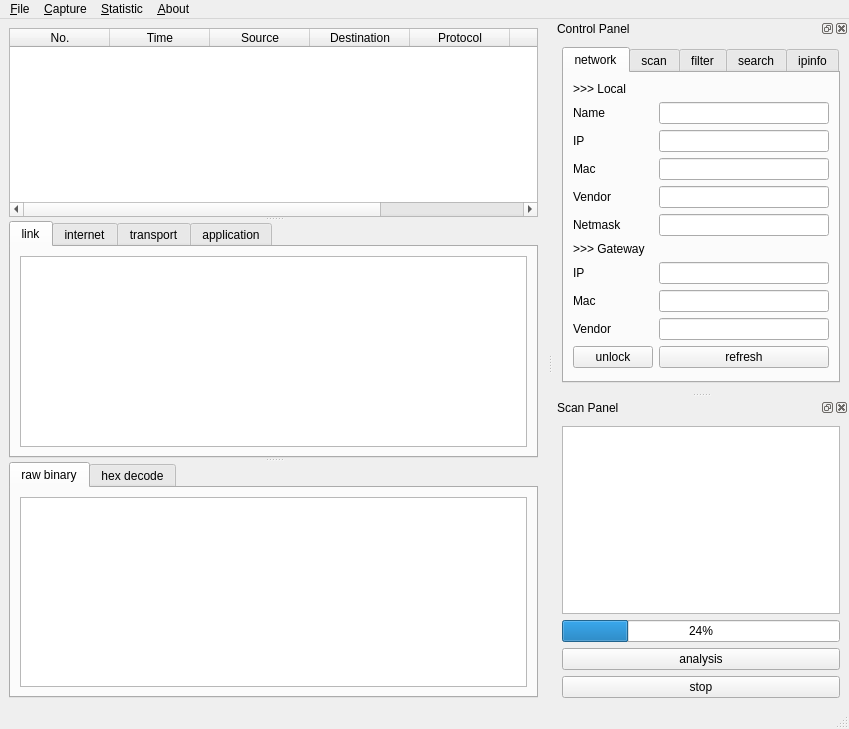
<?xml version="1.0" encoding="UTF-8"?>
<ui version="4.0">
 <class>MainWindow</class>
 <widget class="QMainWindow" name="MainWindow">
  <property name="geometry">
   <rect>
    <x>0</x>
    <y>0</y>
    <width>849</width>
    <height>729</height>
   </rect>
  </property>
  <property name="windowTitle">
   <string>MainWindow</string>
  </property>
  <widget class="QWidget" name="centralwidget">
   <layout class="QHBoxLayout" name="horizontalLayout_8">
    <item>
     <widget class="QSplitter" name="splitter">
      <property name="orientation">
       <enum>Qt::Vertical</enum>
      </property>
      <widget class="QTableWidget" name="conciseInfoTable">
       <property name="showGrid">
        <bool>false</bool>
       </property>
       <column>
        <property name="text">
         <string>No.</string>
        </property>
       </column>
       <column>
        <property name="text">
         <string>Time</string>
        </property>
       </column>
       <column>
        <property name="text">
         <string>Source</string>
        </property>
       </column>
       <column>
        <property name="text">
         <string>Destination</string>
        </property>
       </column>
       <column>
        <property name="text">
         <string>Protocol</string>
        </property>
       </column>
       <column>
        <property name="text">
         <string>Length</string>
        </property>
       </column>
       <column>
        <property name="text">
         <string>Info</string>
        </property>
       </column>
      </widget>
      <widget class="QTabWidget" name="verboseInfoTab">
       <property name="currentIndex">
        <number>0</number>
       </property>
       <widget class="QWidget" name="linkTab">
        <attribute name="title">
         <string>link</string>
        </attribute>
        <layout class="QVBoxLayout" name="verticalLayout_7">
         <item>
          <widget class="QPlainTextEdit" name="linkTextEdit"/>
         </item>
        </layout>
       </widget>
       <widget class="QWidget" name="interTab">
        <attribute name="title">
         <string>internet</string>
        </attribute>
        <layout class="QVBoxLayout" name="verticalLayout_6">
         <item>
          <widget class="QPlainTextEdit" name="interTextEdit"/>
         </item>
        </layout>
       </widget>
       <widget class="QWidget" name="transTab">
        <attribute name="title">
         <string>transport</string>
        </attribute>
        <layout class="QVBoxLayout" name="verticalLayout_5">
         <item>
          <widget class="QPlainTextEdit" name="TransTextEdit"/>
         </item>
        </layout>
       </widget>
       <widget class="QWidget" name="appTab">
        <attribute name="title">
         <string>application</string>
        </attribute>
        <layout class="QVBoxLayout" name="verticalLayout_4">
         <item>
          <widget class="QPlainTextEdit" name="appTextEdit"/>
         </item>
        </layout>
       </widget>
      </widget>
      <widget class="QTabWidget" name="decodeInfoTab">
       <property name="currentIndex">
        <number>0</number>
       </property>
       <widget class="QWidget" name="rawTab">
        <attribute name="title">
         <string>raw binary</string>
        </attribute>
        <layout class="QVBoxLayout" name="verticalLayout_8">
         <item>
          <widget class="QPlainTextEdit" name="rawTextEdit"/>
         </item>
        </layout>
       </widget>
       <widget class="QWidget" name="hexTab">
        <attribute name="title">
         <string>hex decode</string>
        </attribute>
        <layout class="QVBoxLayout" name="verticalLayout_9">
         <item>
          <widget class="QPlainTextEdit" name="hexTextEdit"/>
         </item>
        </layout>
       </widget>
      </widget>
     </widget>
    </item>
   </layout>
  </widget>
  <widget class="QMenuBar" name="menubar">
   <property name="geometry">
    <rect>
     <x>0</x>
     <y>0</y>
     <width>849</width>
     <height>26</height>
    </rect>
   </property>
   <widget class="QMenu" name="menu_File">
    <property name="title">
     <string>&amp;File</string>
    </property>
    <widget class="QMenu" name="menu_export">
     <property name="title">
      <string>&amp;export</string>
     </property>
     <widget class="QMenu" name="menuNetwork_info">
      <property name="title">
       <string>&amp;network info</string>
      </property>
      <addaction name="actionExportCSV"/>
      <addaction name="actionExportJSON"/>
      <addaction name="actionExportPlain"/>
     </widget>
     <widget class="QMenu" name="menuLAN_info">
      <property name="title">
       <string>&amp;LAN info</string>
      </property>
      <addaction name="actionLANCSV"/>
      <addaction name="actionLANJSON"/>
      <addaction name="actionLANPlain"/>
     </widget>
     <widget class="QMenu" name="menuPackets_info">
      <property name="title">
       <string>&amp;packets info</string>
      </property>
      <addaction name="actionPktCSV"/>
      <addaction name="actionPktJSON"/>
      <addaction name="actionPktPlain"/>
     </widget>
     <addaction name="menuNetwork_info"/>
     <addaction name="menuLAN_info"/>
     <addaction name="menuPackets_info"/>
    </widget>
    <addaction name="action_Save"/>
    <addaction name="action_Open"/>
    <addaction name="separator"/>
    <addaction name="menu_export"/>
    <addaction name="separator"/>
    <addaction name="action_close"/>
   </widget>
   <widget class="QMenu" name="menuCapture">
    <property name="title">
     <string>&amp;Capture</string>
    </property>
    <addaction name="action_Start"/>
    <addaction name="separator"/>
    <addaction name="action_Stop"/>
    <addaction name="separator"/>
    <addaction name="action_Restart"/>
   </widget>
   <widget class="QMenu" name="menuStatistic">
    <property name="title">
     <string>&amp;Statistic</string>
    </property>
    <widget class="QMenu" name="menu_protocol">
     <property name="title">
      <string>&amp;protocol</string>
     </property>
     <addaction name="action_ProBar"/>
     <addaction name="action_ProHbar"/>
     <addaction name="action_ProPie"/>
    </widget>
    <widget class="QMenu" name="menu_length">
     <property name="title">
      <string>&amp;length</string>
     </property>
     <addaction name="action_LenBar"/>
     <addaction name="action_LenHbar"/>
     <addaction name="action_LenPie"/>
    </widget>
    <widget class="QMenu" name="menu_time">
     <property name="title">
      <string>&amp;time</string>
     </property>
     <addaction name="action_TimeBar"/>
     <addaction name="action_TimeHbar"/>
     <addaction name="action_TimePie"/>
    </widget>
    <addaction name="menu_protocol"/>
    <addaction name="menu_length"/>
    <addaction name="menu_time"/>
   </widget>
   <widget class="QMenu" name="menuAbout">
    <property name="title">
     <string>&amp;About</string>
    </property>
    <addaction name="action_Help"/>
    <addaction name="separator"/>
    <addaction name="action_Author"/>
    <addaction name="separator"/>
    <addaction name="action_Rank"/>
   </widget>
   <addaction name="menu_File"/>
   <addaction name="menuCapture"/>
   <addaction name="menuStatistic"/>
   <addaction name="menuAbout"/>
  </widget>
  <widget class="QStatusBar" name="statusbar"/>
  <widget class="QDockWidget" name="controlDock">
   <property name="enabled">
    <bool>true</bool>
   </property>
   <property name="floating">
    <bool>false</bool>
   </property>
   <property name="windowTitle">
    <string>Control Panel</string>
   </property>
   <attribute name="dockWidgetArea">
    <number>2</number>
   </attribute>
   <widget class="QWidget" name="controlDockContents">
    <layout class="QHBoxLayout" name="horizontalLayout_2">
     <item>
      <widget class="QTabWidget" name="controlTabManage">
       <property name="currentIndex">
        <number>0</number>
       </property>
       <property name="tabBarAutoHide">
        <bool>false</bool>
       </property>
       <widget class="QWidget" name="networkTab">
        <attribute name="title">
         <string>network</string>
        </attribute>
        <layout class="QFormLayout" name="formLayout">
         <item row="1" column="0">
          <widget class="QLabel" name="nameLabel">
           <property name="text">
            <string>Name</string>
           </property>
          </widget>
         </item>
         <item row="1" column="1">
          <widget class="QLineEdit" name="nameLineEdit"/>
         </item>
         <item row="2" column="0">
          <widget class="QLabel" name="ipLabel">
           <property name="text">
            <string>IP</string>
           </property>
          </widget>
         </item>
         <item row="2" column="1">
          <widget class="QLineEdit" name="ipLineEdit"/>
         </item>
         <item row="3" column="0">
          <widget class="QLabel" name="macLabel">
           <property name="text">
            <string>Mac</string>
           </property>
          </widget>
         </item>
         <item row="3" column="1">
          <widget class="QLineEdit" name="macLineEdit"/>
         </item>
         <item row="4" column="0">
          <widget class="QLabel" name="vendorLabel">
           <property name="text">
            <string>Vendor</string>
           </property>
          </widget>
         </item>
         <item row="4" column="1">
          <widget class="QLineEdit" name="vendorLineEdit"/>
         </item>
         <item row="5" column="0">
          <widget class="QLabel" name="netmaskLabel">
           <property name="text">
            <string>Netmask</string>
           </property>
          </widget>
         </item>
         <item row="5" column="1">
          <widget class="QLineEdit" name="netmaskLineEdit"/>
         </item>
         <item row="7" column="0">
          <widget class="QLabel" name="gwIpLabel">
           <property name="text">
            <string>IP</string>
           </property>
          </widget>
         </item>
         <item row="7" column="1">
          <widget class="QLineEdit" name="gwMacLineEdit"/>
         </item>
         <item row="10" column="0">
          <widget class="QLabel" name="gwVendorLabel">
           <property name="text">
            <string>Vendor</string>
           </property>
          </widget>
         </item>
         <item row="10" column="1">
          <widget class="QLineEdit" name="gwVendorLineEdit"/>
         </item>
         <item row="13" column="1">
          <widget class="QPushButton" name="refreshButton">
           <property name="text">
            <string>refresh</string>
           </property>
          </widget>
         </item>
         <item row="0" column="0">
          <widget class="QLabel" name="localLabel">
           <property name="text">
            <string>&gt;&gt;&gt; Local</string>
           </property>
          </widget>
         </item>
         <item row="6" column="0">
          <widget class="QLabel" name="gwLabel">
           <property name="text">
            <string>&gt;&gt;&gt; Gateway</string>
           </property>
          </widget>
         </item>
         <item row="8" column="0">
          <widget class="QLabel" name="gwMacLabel">
           <property name="text">
            <string>Mac</string>
           </property>
          </widget>
         </item>
         <item row="8" column="1">
          <widget class="QLineEdit" name="gwIpLineEdit"/>
         </item>
         <item row="13" column="0">
          <widget class="QPushButton" name="unlockButton">
           <property name="text">
            <string>unlock</string>
           </property>
          </widget>
         </item>
        </layout>
       </widget>
       <widget class="QWidget" name="scanTab">
        <attribute name="title">
         <string>scan</string>
        </attribute>
        <layout class="QVBoxLayout" name="verticalLayout_3">
         <item>
          <widget class="QLabel" name="rangeLabel">
           <property name="text">
            <string>Range</string>
           </property>
          </widget>
         </item>
         <item>
          <widget class="QLineEdit" name="rangeLineEdit"/>
         </item>
         <item>
          <widget class="QPushButton" name="rangeButton">
           <property name="text">
            <string>range scan</string>
           </property>
          </widget>
         </item>
         <item>
          <widget class="QLabel" name="maskLabel">
           <property name="text">
            <string>Mask</string>
           </property>
          </widget>
         </item>
         <item>
          <widget class="QLineEdit" name="maskLineEdit"/>
         </item>
         <item>
          <widget class="QPushButton" name="maskButton">
           <property name="text">
            <string>mask scan</string>
           </property>
          </widget>
         </item>
        </layout>
       </widget>
       <widget class="QWidget" name="filterTab">
        <attribute name="title">
         <string>filter</string>
        </attribute>
        <layout class="QVBoxLayout" name="verticalLayout_2">
         <item>
          <widget class="QGroupBox" name="intGroupBox">
           <property name="title">
            <string>Internet Layer</string>
           </property>
           <layout class="QHBoxLayout" name="horizontalLayout_3">
            <item>
             <widget class="QCheckBox" name="ipv4CheckBox">
              <property name="text">
               <string>IPv4</string>
              </property>
             </widget>
            </item>
            <item>
             <widget class="QCheckBox" name="icmpCheckBox">
              <property name="text">
               <string>ICMP</string>
              </property>
             </widget>
            </item>
            <item>
             <widget class="QCheckBox" name="igmpCheckBox">
              <property name="text">
               <string>IGMP</string>
              </property>
             </widget>
            </item>
           </layout>
          </widget>
         </item>
         <item>
          <widget class="QGroupBox" name="TranGroupBox">
           <property name="title">
            <string>Transport Layer</string>
           </property>
           <layout class="QHBoxLayout" name="horizontalLayout_4">
            <item>
             <widget class="QCheckBox" name="udpCheckBox">
              <property name="text">
               <string>UDP</string>
              </property>
             </widget>
            </item>
            <item>
             <widget class="QCheckBox" name="tcpCheckBox">
              <property name="text">
               <string>TCP</string>
              </property>
             </widget>
            </item>
           </layout>
          </widget>
         </item>
         <item>
          <widget class="QGroupBox" name="appGroupBox">
           <property name="title">
            <string>Application Layer</string>
           </property>
           <layout class="QGridLayout" name="gridLayout">
            <item row="0" column="1">
             <widget class="QCheckBox" name="ftpCheckBox">
              <property name="text">
               <string>FTP</string>
              </property>
             </widget>
            </item>
            <item row="0" column="2">
             <widget class="QCheckBox" name="telCheckBox">
              <property name="text">
               <string>Telnet</string>
              </property>
             </widget>
            </item>
            <item row="0" column="4">
             <widget class="QCheckBox" name="sshCheckBox">
              <property name="text">
               <string>SSH</string>
              </property>
             </widget>
            </item>
            <item row="2" column="1">
             <widget class="QCheckBox" name="dnsCheckBox">
              <property name="text">
               <string>DNS</string>
              </property>
             </widget>
            </item>
            <item row="2" column="2">
             <widget class="QCheckBox" name="httpCheckBox">
              <property name="text">
               <string>HTTP(s)</string>
              </property>
             </widget>
            </item>
           </layout>
          </widget>
         </item>
         <item>
          <widget class="QGroupBox" name="optGroupBox">
           <property name="title">
            <string>Option</string>
           </property>
           <layout class="QHBoxLayout" name="horizontalLayout_5">
            <item>
             <widget class="QRadioButton" name="allRadioButton">
              <property name="text">
               <string>all </string>
              </property>
             </widget>
            </item>
           </layout>
          </widget>
         </item>
        </layout>
       </widget>
       <widget class="QWidget" name="searchTab">
        <attribute name="title">
         <string>search</string>
        </attribute>
        <layout class="QFormLayout" name="formLayout_4">
         <item row="0" column="0">
          <widget class="QLabel" name="searchLabel">
           <property name="text">
            <string>Search</string>
           </property>
          </widget>
         </item>
         <item row="0" column="1">
          <widget class="QLineEdit" name="searchLineEdit"/>
         </item>
         <item row="1" column="1">
          <widget class="QPushButton" name="searchButton">
           <property name="text">
            <string>search</string>
           </property>
          </widget>
         </item>
        </layout>
       </widget>
       <widget class="QWidget" name="ipinfoTab">
        <attribute name="title">
         <string>ipinfo</string>
        </attribute>
        <layout class="QFormLayout" name="formLayout_3">
         <item row="0" column="0">
          <widget class="QLabel" name="sipLabel">
           <property name="text">
            <string>search IP</string>
           </property>
          </widget>
         </item>
         <item row="0" column="1">
          <widget class="QLineEdit" name="sipLineEdit"/>
         </item>
         <item row="1" column="0" colspan="2">
          <widget class="QTextEdit" name="sipTextEdit"/>
         </item>
         <item row="2" column="0">
          <widget class="QPushButton" name="sipButton">
           <property name="text">
            <string>seach</string>
           </property>
          </widget>
         </item>
        </layout>
       </widget>
      </widget>
     </item>
    </layout>
   </widget>
  </widget>
  <widget class="QDockWidget" name="scanDock">
   <property name="windowTitle">
    <string>Scan Panel</string>
   </property>
   <attribute name="dockWidgetArea">
    <number>2</number>
   </attribute>
   <widget class="QWidget" name="scanDockContents">
    <layout class="QVBoxLayout" name="verticalLayout">
     <item>
      <widget class="QListWidget" name="nodeListWidget"/>
     </item>
     <item>
      <widget class="QProgressBar" name="scanProgressBar">
       <property name="value">
        <number>24</number>
       </property>
      </widget>
     </item>
     <item>
      <widget class="QPushButton" name="analysisPushButton">
       <property name="text">
        <string>analysis</string>
       </property>
      </widget>
     </item>
     <item>
      <widget class="QPushButton" name="stopPushButton">
       <property name="text">
        <string>stop</string>
       </property>
      </widget>
     </item>
    </layout>
   </widget>
  </widget>
  <action name="action_Save">
   <property name="text">
    <string>&amp;save</string>
   </property>
  </action>
  <action name="action_Open">
   <property name="text">
    <string>&amp;open</string>
   </property>
  </action>
  <action name="action_Export">
   <property name="text">
    <string>&amp;Export</string>
   </property>
  </action>
  <action name="actionExportCSV">
   <property name="text">
    <string>&amp;CSV</string>
   </property>
  </action>
  <action name="actionExportJSON">
   <property name="text">
    <string>&amp;JSON</string>
   </property>
  </action>
  <action name="actionExportPlain">
   <property name="text">
    <string>&amp;plain text</string>
   </property>
  </action>
  <action name="actionLANCSV">
   <property name="text">
    <string>CSV</string>
   </property>
  </action>
  <action name="actionLANJSON">
   <property name="text">
    <string>JSON</string>
   </property>
  </action>
  <action name="actionLANPlain">
   <property name="text">
    <string>plain text</string>
   </property>
  </action>
  <action name="actionPktCSV">
   <property name="text">
    <string>CSV</string>
   </property>
  </action>
  <action name="actionPktJSON">
   <property name="text">
    <string>JSON</string>
   </property>
  </action>
  <action name="actionPktPlain">
   <property name="text">
    <string>plain text</string>
   </property>
  </action>
  <action name="action_Start">
   <property name="text">
    <string>&amp;start</string>
   </property>
  </action>
  <action name="actionSto_p">
   <property name="text">
    <string>sto&amp;p</string>
   </property>
  </action>
  <action name="action_restart">
   <property name="text">
    <string>&amp;restart</string>
   </property>
  </action>
  <action name="action_ProBar">
   <property name="text">
    <string>&amp;bar</string>
   </property>
  </action>
  <action name="action_ProHbar">
   <property name="text">
    <string>&amp;hbar</string>
   </property>
  </action>
  <action name="action_ProPie">
   <property name="text">
    <string>&amp;pie</string>
   </property>
  </action>
  <action name="action_LenBar">
   <property name="text">
    <string>&amp;bar</string>
   </property>
  </action>
  <action name="action_LenHbar">
   <property name="text">
    <string>&amp;hbar</string>
   </property>
  </action>
  <action name="action_LenPie">
   <property name="text">
    <string>&amp;pie</string>
   </property>
  </action>
  <action name="action_TimeBar">
   <property name="text">
    <string>&amp;bar</string>
   </property>
  </action>
  <action name="action_TimeHbar">
   <property name="text">
    <string>&amp;hbar</string>
   </property>
  </action>
  <action name="action_TimePie">
   <property name="text">
    <string>&amp;pie</string>
   </property>
  </action>
  <action name="action_Stop">
   <property name="text">
    <string>sto&amp;p</string>
   </property>
  </action>
  <action name="action_Restart">
   <property name="text">
    <string>&amp;restart</string>
   </property>
  </action>
  <action name="action_Help">
   <property name="text">
    <string>&amp;help</string>
   </property>
  </action>
  <action name="action_Author">
   <property name="text">
    <string>&amp;author</string>
   </property>
  </action>
  <action name="action_close">
   <property name="text">
    <string>&amp;close</string>
   </property>
   <property name="shortcut">
    <string>Ctrl+Q</string>
   </property>
  </action>
  <action name="action_rank">
   <property name="text">
    <string>&amp;rank</string>
   </property>
  </action>
  <action name="action_Rank">
   <property name="text">
    <string>&amp;rank</string>
   </property>
  </action>
 </widget>
 <resources/>
 <connections/>
</ui>
